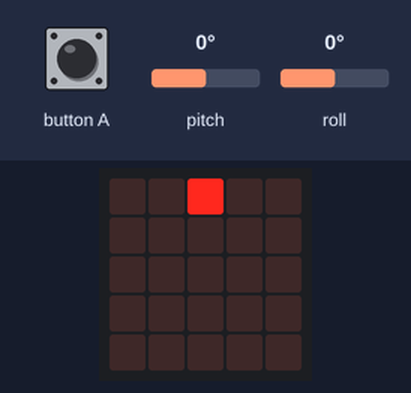
A program run on a simulated BBC micro:bit (MakeCode). Parts: the board's 5×5 LED display. The inputs (shaded band) are chosen by the test bench; at power-on: pitch 0°, roll 0°. No radio messages arrive unless stated (any console line starting 'radio sent:' is added by the test bench); what the program prints to the serial console is not drawn.

Above: at 1.2 s.
1.3 s: pitch set to -172°
At 2.5 s:
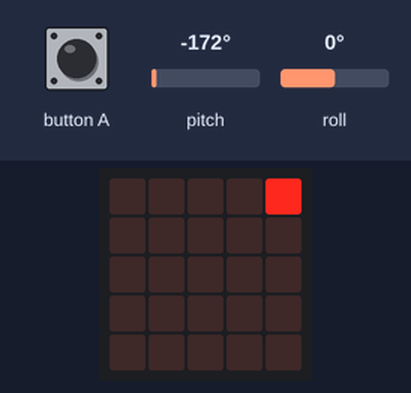
2.8 s: roll set to -172°
At 3.3 s:
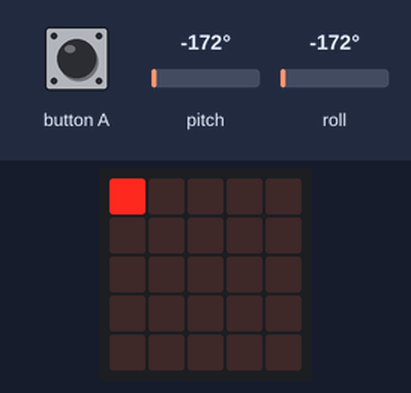
4.3 s: pitch set to 9°
5.8 s: pitch set to 12°
At 7.2 s:
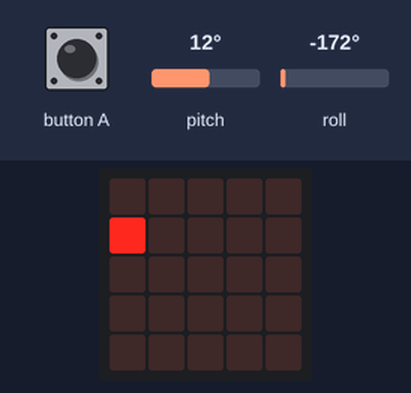
7.5 s: roll set to -48°
9.0 s: roll set to -39°
At 10.2 s:
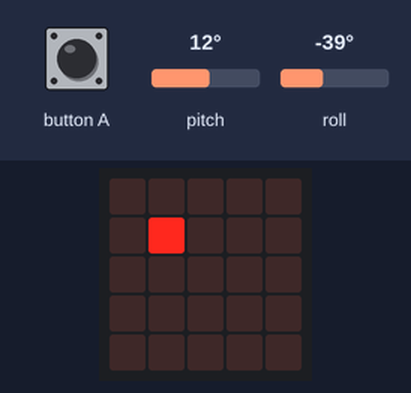
Timing chart, 0 to 11.6 s (numbered marks = the images above; inputs shaded):
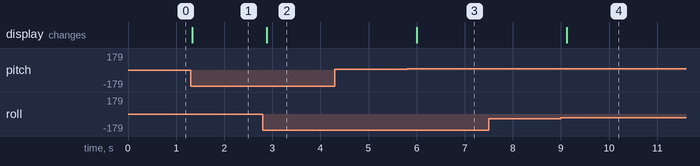

The program:

main.ts
```typescript
input.onButtonPressed(Button.A, function () {

})
let new_Y = 0
let new_X = 0
let send = 0
let prev_send = 0
let offsetPitch = 20
radio.setGroup(5)
let X = 2
let Y = 2
led.plot(X, Y)
basic.forever(function () {
    new_X = X
    new_Y = Y
    if (input.rotation(Rotation.Roll) > 45) {
        new_X = 4
    } else if (input.rotation(Rotation.Roll) > 22) {
        new_X = 3
    } else if (input.rotation(Rotation.Roll) > -22) {
        new_X = 2
    } else if (input.rotation(Rotation.Roll) > -45) {
        new_X = 1
    } else {
        new_X = 0
    }
    if (input.rotation(Rotation.Pitch) > 20 + offsetPitch) {
        new_Y = 4
    } else if (input.rotation(Rotation.Pitch) > 10 + offsetPitch) {
        new_Y = 3
    } else if (input.rotation(Rotation.Pitch) > 0 + offsetPitch) {
        new_Y = 2
    } else if (input.rotation(Rotation.Pitch) > -10 + offsetPitch) {
        new_Y = 1
    } else {
        new_Y = 0
    }
    if (new_X != X || new_Y != Y) {
        led.plot(new_X, new_Y)
        led.unplot(X, Y)
        X = new_X
        Y = new_Y
        send = 5 * Y + X
    }
    if (!(input.buttonIsPressed(Button.A))) {
        send = -1
    }
    if (prev_send != send) {
        radio.sendNumber(send)
        prev_send = send
    }
    basic.pause(200)
})
```

test.ts
```typescript
// テストはここに来ます。このパッケージが拡張機能として使用されるときにはコンパイルされません。
```

Measured:
- the behaviour switches between 10 and 11° on pitch (found by bisection; images 2 and 3)
- the behaviour switches between -45 and -44° on roll (found by bisection; images 3 and 4)
- after the input at 1.3 s, the display: changes at once (image 1)
- after the input at 2.8 s, the display: changes after 0.09 s (image 2)
- after the input at 4.3 s, every drawn part: stays the same
- after the input at 5.8 s, the display: changes after 0.20 s (image 3)
- after the input at 7.5 s, every drawn part: stays the same
- after the input at 9.0 s, the display: changes after 0.12 s (image 4)
